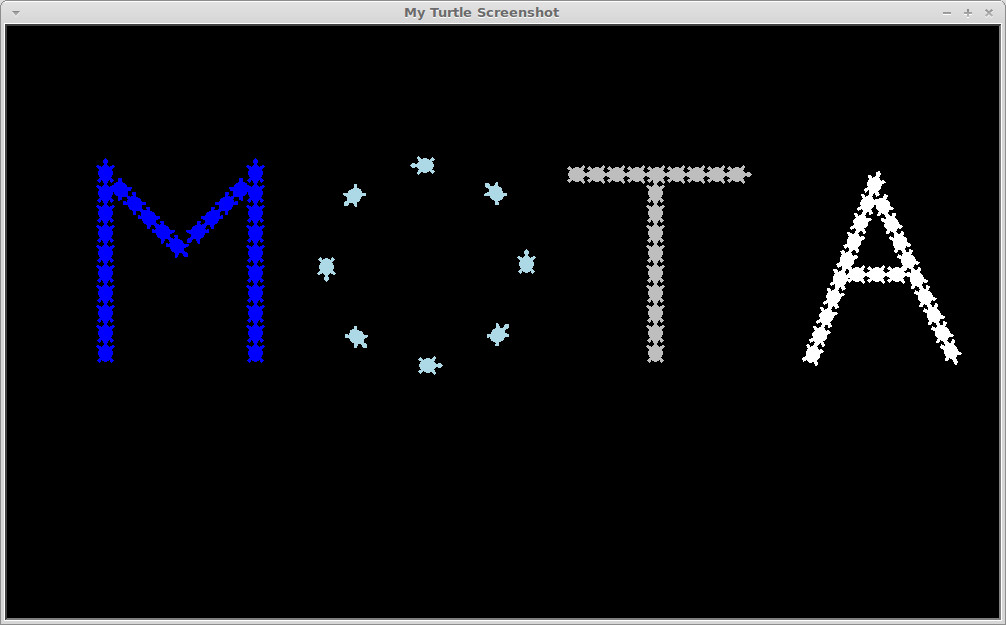

The script that drew this image:
#!/bin/env python

import turtle
import random

colors = ["red", "blue", "yellow", "white", "black", "pink", "orange", "green","lightblue","lightgreen"]

def main(): 
    turtle.setup (width=1000, height=600, startx=0, starty=0)   
    window = turtle.Screen()
    print  window.screensize()
    window.bgcolor("black")
    window.title("My Turtle Screenshot")
    # window.screensize(1024, 768)
    print  window.screensize()

    tea = turtle.Turtle()
    emeo = turtle.Turtle()

    tea.shape("turtle")
    emeo.shape("turtle")    
    tea.speed(10)
    emeo.speed(10)
    tea.penup()
    emeo.penup()
    
    draw_eme(emeo)
    draw_te(tea)
    draw_o(emeo)
    draw_a(tea)
 
    # # Undo all steps
    # while tea.undobufferentries():
    #         tea.undo()
    #         emeo.undo()

    window.exitonclick()

def draw_eme(turtle):
    turtle.color("blue")
    turtle.hideturtle()
    turtle.setpos(-400,-50)
    turtle.left(90)
    turtle.showturtle()
    set_stamp(turtle, 200)
    turtle.right(135)
    set_stamp(turtle, 100)   
    turtle.setpos(-250, -50)
    turtle.left(135)
    set_stamp(turtle, 200)
    turtle.left(135)
    set_stamp(turtle, 80)

def draw_te(turtle):
    turtle.color("grey")
    turtle.setpos(150,-50)
    turtle.left(90)
    set_stamp(turtle, 180)
    turtle.setpos(50, 150)
    turtle.right(90)
    set_stamp(turtle, 180)   

def draw_o(turtle):
    turtle.color("lightblue")
    turtle.setpos(-150, 130)
    for i in range(8):
        turtle.stamp()
        turtle.circle(100, 45)
    
def draw_a(turtle):
    turtle.color("white")
    turtle.setpos(300,-50)
    turtle.left(70)
    set_stamp(turtle, 200)
    turtle.right(135)
    set_stamp(turtle, 180)
    turtle.setpos(330, 50)
    turtle.left(65)
    set_stamp(turtle, 60)


def set_stamp(turtle, length, step=20):
    count = int(length / step)
    for i in range(count):
        turtle.forward(step)
        turtle.stamp()
 



if __name__ == "__main__":
    main()
